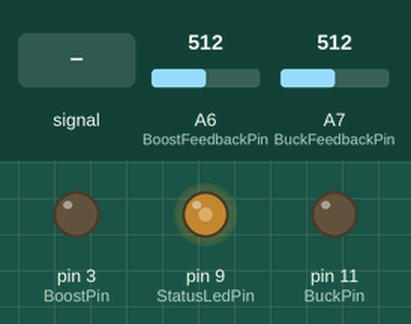
This program was run on a simulated Arduino Nano, built with avr-gcc and run on an emulated ATmega328P. Shown: output pins drawn as LEDs (lit = HIGH). The test bench sets the inputs (shaded band); at power-on: A6 (BoostFeedbackPin) = 512, A7 (BuckFeedbackPin) = 512.

Above: at 0.1 s.
At 1.7 s:
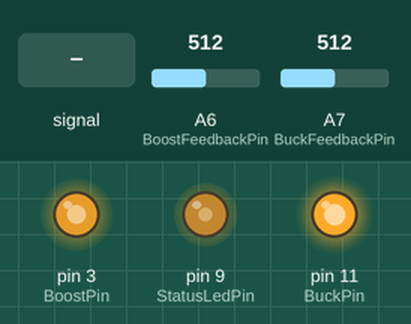
1.8 s: A6 (BoostFeedbackPin) fed a 200 Hz sine of ±460 counts around its level
4.8 s: A6 (BoostFeedbackPin) set to 550
6.3 s: A6 (BoostFeedbackPin) set to 576
At 7.5 s:
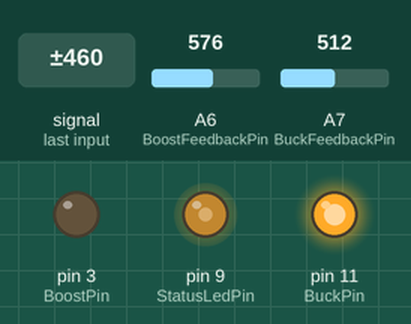
7.8 s: A7 (BuckFeedbackPin) set to 499
Timing chart, 0 to 7.8 s (numbered marks = the images above; inputs shaded):
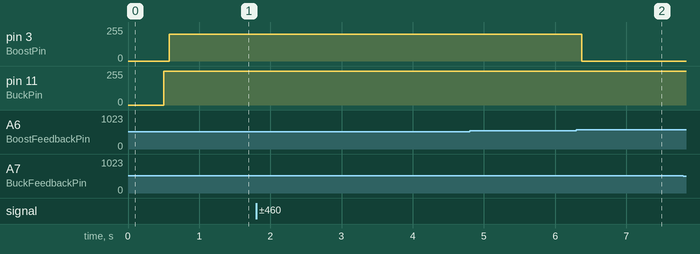

The program:

main.cpp
```cpp
/*
 * This is the sketch for the ATMega328P MCU or the Arduino Nano of the d-diot-board-4B
 */

#include <Arduino.h>

// ########################### CONFIG ##########################################

// General definitions
#define ENABLE_STATUS_LED //Uncomment to enable the status LED
//#define DEBUG             //Uncomment to enable the debug messages in the serial output
//#define BB_DEBUG          //Uncomment to enable the buck and boost debug messages in the serial output
//#define DEBUG_DELAY 500   //Uncomment to slow down the code speed in debug mode

// Status LED brightness (0-255)
#ifdef ENABLE_STATUS_LED
int StautsLedBrightness = 120;
#endif

// Boost Converter parameters
int BoostTargetVoltage = 11000; //Desired output voltage of the boost converter (Millivolts)
long BoostR1 = 10000;           //R1 value in Ohm (feedback circuit)
long BoostR2 = 3300;            //R2 value in Ohm (feedback circuit)
int BoostPwm = 0;               //Initial value of boost PWM (0 = off)
int BoostMaxVoltage = 20000;    //Maximum voltage allowed by the circuit design (Millivolts)
int BoostMaxPwm = 200;          //Maximum PWM value (safety features)

// Buck converter parameters
int BuckTargetVoltage = 2500; //Desired output voltage of the buck converter (Millivolts)
long BuckR1 = 0;              //R1 value in Ohm (feedback circuit, 0 = no feedback circuit)
long BuckR2 = 0;              //R2 value in Ohm (feedback circuit, 0 = no feedback circuit)
int BuckPwm = 255;            //Initial value of buck PWM (255 = off)
int BuckMinVoltage = 1500;    //Minimum voltage allowed by the circuit design

// Vcc sampling frequency: 0-65535. 0 = check Vcc at every loop cycle, 10 = check every 100 loop cycles
unsigned int VccSamplingFreq = 10000;

// Power line opening delay time
unsigned long power_line_wait_time = 500; // Time to wait after opening a power line. Necessary to avoid peak of current adsorption

// ####################### END OF CONFIG ###########################################

// ########################### INIT ################################################

// PIN definition
int BoostPin = 3;          //Digital pin D3 for boost PWM signal
int BuckPin = 11;          //Digital pin D11 for buck PWM signal
int PowerlinePin = 4;      //Pin that controls the buck and oost converter power line
int StatusLedPin = 9;      //Pin that control the status LED
int BoostFeedbackPin = A6; //The boost feedback input is A6 (pin 20)
int BuckFeedbackPin = A7;  //The buck feedback input is A7 (pin 21)

long Vcc;
bool PowerlineStatus;
long BoostAcutalVoltage;
long BuckAcutalVoltage;
unsigned int LoopCounter = 0;

// ########################## END OF INIT ##########################################

// ########################### CUSTOM FUNCTIONS ####################################

long readVcc()
{
// Read 1.1V reference against AVcc
// set the reference to Vcc and the measurement to the internal 1.1V reference
#if defined(__AVR_ATmega32U4__) || defined(__AVR_ATmega1280__) || defined(__AVR_ATmega2560__)
  ADMUX = _BV(REFS0) | _BV(MUX4) | _BV(MUX3) | _BV(MUX2) | _BV(MUX1);
#elif defined(__AVR_ATtiny24__) || defined(__AVR_ATtiny44__) || defined(__AVR_ATtiny84__)
  ADMUX = _BV(MUX5) | _BV(MUX0);
#elif defined(__AVR_ATtiny25__) || defined(__AVR_ATtiny45__) || defined(__AVR_ATtiny85__)
  ADMUX = _BV(MUX3) | _BV(MUX2);
#else
  ADMUX = _BV(REFS0) | _BV(MUX3) | _BV(MUX2) | _BV(MUX1);
#endif

  delay(2);            // Wait for Vref to settle
  ADCSRA |= _BV(ADSC); // Start conversion
  while (bit_is_set(ADCSRA, ADSC))
    ; // measuring

  uint8_t low = ADCL;  // must read ADCL first - it then locks ADCH
  uint8_t high = ADCH; // unlocks both

  long result = (high << 8) | low;

  result = 1125300L / result; // Calculate Vcc (in mV); 1125300 = 1.1*1023*1000
  return result;              // Vcc in millivolts
}

long read_voltage(int PinNumber, long R1, long R2)
{
  long vout = analogRead(PinNumber) * Vcc / 1023;
  if (R1 > 0 && R2 > 0)
  {
    vout = vout * (R1 + R2) / R2;
  }
#ifdef BB_DEBUG
  Serial.print("Vout: ");
  Serial.print(vout);
  Serial.println(" mV");
#endif
  return vout;
}

void check_power_line_status()
{
  PowerlineStatus = !digitalRead(PowerlinePin);
#ifdef DEBUG
  Serial.print("Power line status: ");
  Serial.println(PowerlineStatus);
#endif
}

void open_power_line()
{
  digitalWrite(PowerlinePin, LOW);
  PowerlineStatus = true;
  delay(power_line_wait_time);
#ifdef DEBUG
  Serial.println("Boost power line opened");
#endif
}

void close_power_line()
{
  digitalWrite(PowerlinePin, HIGH);
  PowerlineStatus = false;
  delay(power_line_wait_time);
#ifdef DEBUG
  Serial.println("Boost power line opened");
#endif
}

void update_boost_converter()
{
  //If the target value is HIGHER than the real value, we increase PWM width
#ifdef BB_DEBUG
  Serial.println("Boost converter");
#endif
  if (BoostTargetVoltage > BoostMaxVoltage || !PowerlineStatus)
  {
    BoostPwm = 0;
    digitalWrite(BoostPin, LOW);
#ifdef BB_DEBUG
    Serial.println("Target voltage to high or power line off: shutdown!");
#endif
    return;
  }
  BoostAcutalVoltage = read_voltage(BoostFeedbackPin, BoostR1, BoostR2);
  if (BoostTargetVoltage > BoostAcutalVoltage)
  {
    BoostPwm = BoostPwm + 1;
    BoostPwm = constrain(BoostPwm, 0, BoostMaxPwm);
  }
  else if (BoostTargetVoltage < BoostAcutalVoltage)
  {
    BoostPwm = BoostPwm - 1;
    BoostPwm = constrain(BoostPwm, 0, BoostMaxPwm);
  }
#ifdef BB_DEBUG
  Serial.print("PWM: ");
  Serial.println(BoostPwm);
#endif
  analogWrite(BoostPin, BoostPwm);
}

void update_buck_converter()
{
  //If the target value is HIGHER than the real value, we decrease PWM width (p-mos, reverse logic)
#ifdef BB_DEBUG
  Serial.println("Buck converter");
#endif
  if (BuckTargetVoltage < BuckMinVoltage || !PowerlineStatus)
  {
    BuckPwm = 255;
    digitalWrite(BuckPin, HIGH);
#ifdef BB_DEBUG
    Serial.println("Target voltage to low or power line off: shutdown!");
#endif
    return;
  }
  BuckAcutalVoltage = read_voltage(BuckFeedbackPin, BuckR1, BuckR2);
  if (BuckTargetVoltage > BuckAcutalVoltage)
  {
    BuckPwm = BuckPwm - 1;
    BuckPwm = constrain(BuckPwm, 0, 255);
  }
  else if (BuckTargetVoltage < BuckAcutalVoltage)
  {
    BuckPwm = BuckPwm + 1;
    BuckPwm = constrain(BuckPwm, 0, 255);
  }
#ifdef BB_DEBUG
  Serial.print("PWM: ");
  Serial.println(BuckPwm);
#endif
  analogWrite(BuckPin, BuckPwm);
}

// ########################### END OF CUSTOM FUNCTIONS #################################

// ##################################### SETUP #########################################

void setup()
{
  pinMode(BuckFeedbackPin, INPUT);
  pinMode(BoostFeedbackPin, INPUT);
  pinMode(BoostPin, OUTPUT);
  pinMode(BuckPin, OUTPUT);
  pinMode(StatusLedPin, OUTPUT);
  pinMode(PowerlinePin, OUTPUT);
  // Status LED
#ifdef ENABLE_STATUS_LED
  analogWrite(StatusLedPin, StautsLedBrightness);
#endif
#ifndef ENABLE_STATUS_LED
  digitalWrite(StatusLedPin, LOW);
#endif
// Serial initialization
#ifdef DEBUG
  // initialize serial communication at 9600 bits per second:
  Serial.begin(9600);
#endif
  // Power line opening
  open_power_line();
  // pin 3 and 11 PWM frequency of 31372.55 Hz
  TCCR2B = TCCR2B & B11111000 | B00000001;
  // Initialize Buck and Boost converter
  analogWrite(BoostPin, BoostPwm);
  analogWrite(BuckPin, BuckPwm);
  // Vcc read
  Vcc = readVcc();
#ifdef DEBUG
  Serial.print("Vcc: ");
  Serial.print(Vcc);
  Serial.println(" mV");
#endif
}

// ##################################### END OF SETUP #####################################

// ##################################### LOOP #############################################

void loop()
{
  // Check Vcc if needed
  LoopCounter++;
  if (LoopCounter >= VccSamplingFreq)
  {
    Vcc = readVcc();
#ifdef DEBUG
    Serial.print("Loop Number: ");
    Serial.print(LoopCounter);
    Serial.print(". Reading Vcc... ");
    Serial.print(Vcc);
    Serial.println(" mV");
#endif
    LoopCounter = 0;
  }
  // Check boost and boost converter Vout and update PWM if necessary
  update_boost_converter();
  update_buck_converter();
#ifdef DEBUG_DELAY
  delay(DEBUG_DELAY);
#endif
}
```

Sleep_n0m1.cpp
```cpp
// (licence header left out)
#include "Sleep_n0m1.h"

Sleep* Sleep::pSleep = 0;

Sleep::Sleep()
{
	pSleep = this;	//the ptr points to this object
	timeSleep = 0;  // total time due to sleep
	calibv = 1.0; // ratio of real clock with WDT clock
	byte isrcalled = 0;  // WDT vector flag
	sleepCycleCount = 0;
	sleepCycleInterval = 100;

}

/********************************************************************
*
*	setSleepMode
*
********************************************************************/
void Sleep::setSleepMode(int mode)
{
  sleepMode_ = mode;
}


/********************************************************************
*
*	calibrateTime
*
********************************************************************/
void Sleep::calibrateTime(unsigned long sleepTime, boolean &abortCycle) {
  // timer0 continues to run in idle sleep mode
  set_sleep_mode(SLEEP_MODE_IDLE);
  long tt1=millis();
  sleepWDT(sleepTime,abortCycle);
  long tt2=millis();

  calibv = (float) sleepTime/(tt2-tt1);

  //Serial.println(calibv);
}

/********************************************************************
*
*	WDTMillis
*
********************************************************************/
unsigned long Sleep::WDTMillis() {
  return millis()+timeSleep;
}

/********************************************************************
*
*	sleepInterrupt [Deprecated]
*
********************************************************************/
void Sleep::sleepInterrupt(int interrupt,int mode) {

	if(mode == FALLING || mode == LOW)
	{
	   int pin = interrupt + 2; //will fail on the mega
	   pinMode (pin, INPUT);
	   digitalWrite (pin, HIGH);
	}

	set_sleep_mode(sleepMode_);
	sleep_enable();
	attachInterrupt(interrupt,sleepHandler,mode);
	sei(); //make sure interrupts are on!
	sleep_mode();
	 //----------------------------- ZZZZZZ sleeping here----------------------
	sleep_disable(); //disable sleep, awake now
	detachInterrupt(interrupt);
}

/********************************************************************
*
*	sleepPinInterrupt
*
********************************************************************/
void Sleep::sleepPinInterrupt(int interruptPin,int mode) {

	int intNum = digitalPinToInterrupt(interruptPin);

	if(mode == FALLING || mode == LOW)
	{
	   pinMode (interruptPin, INPUT);
	   digitalWrite (interruptPin, HIGH);
	}

	set_sleep_mode(sleepMode_);
	sleep_enable();
	attachInterrupt(intNum,sleepHandler,mode);
	sei(); //make sure interrupts are on!
	sleep_mode();
	 //----------------------------- ZZZZZZ sleeping here----------------------
	sleep_disable(); //disable sleep, awake now
	detachInterrupt(intNum);
}


/********************************************************************
*
*	sleepDelay
*
********************************************************************/
void Sleep::sleepDelay(unsigned long sleepTime){

	boolean abortCycle = false;

	sleepDelay(sleepTime,abortCycle);
}

/********************************************************************
*
*	sleepDelay
*
********************************************************************/
void Sleep::sleepDelay(unsigned long sleepTime, boolean &abortCycle) {
  ADCSRA &= ~(1<<ADEN);  // adc off
   // PRR = 0xEF; // modules off

  ++sleepCycleCount;
  sleepCycleCount = sleepCycleCount % sleepCycleInterval; //recalibrate every interval cycles
  if(sleepCycleCount == 1)
  {
	calibrateTime(sleepTime,abortCycle);
  }
  else
  {
  	set_sleep_mode(sleepMode_);
  	int trem = sleepWDT(sleepTime*calibv,abortCycle);
  	timeSleep += (sleepTime-trem);
  }
  // PRR = 0x00; //modules on
 ADCSRA |= (1<<ADEN);  // adc on
}


/********************************************************************
*
*	sleepWDT
*
********************************************************************/
int Sleep::sleepWDT(unsigned long remainTime, boolean &abortCycle) {

   #if defined(WDP3)
 	 byte WDTps = 9;  // WDT Prescaler value, 9 = 8192ms
   #else
 	 byte WDTps = 7;  // WDT Prescaler value, 7 = 2048ms
   #endif

  isrcalled = 0;
  sleep_enable();
  while(remainTime > 0) {
    //work out next prescale unit to use
    while ((0x10<<WDTps) > remainTime && WDTps > 0) {
      WDTps--;
    }
    // send prescaler mask to WDT_On
    WDT_On((WDTps & 0x08 ? (1<<WDP3) : 0x00) | (WDTps & 0x07));
    isrcalled=0;
    while (isrcalled==0 && abortCycle == false) {

	  #if defined(__AVR_ATmega328P__)
      // turn bod off
      MCUCR |= (1<<BODS) | (1<<BODSE);
      MCUCR &= ~(1<<BODSE);  // must be done right before sleep
      #endif
      sleep_cpu();  // sleep here
    }
    // calculate remaining time
    remainTime -= (0x10<<WDTps);
	if ((long) remainTime < 0 ) {remainTime = 0;} //check for unsigned underflow, by converting to signed

  }
  sleep_disable();
  return remainTime;
}


/********************************************************************
*
*	WDT_On
*
********************************************************************/
void Sleep::WDT_On(byte psMask)
{
  // prepare timed sequence first
  byte ps = (psMask | (1<<WDIE)) & ~(1<<WDE);
  cli();
  wdt_reset();
  /* Clear WDRF in MCUSR */
  MCUSR &= ~(1<<WDRF);
  // start timed sequence
  WDTCSR |= (1<<WDCE) | (1<<WDE);
  // set new watchdog timeout value
  WDTCSR = ps;
  sei();
}

/********************************************************************
*
*	WDT_Off
*
********************************************************************/
void Sleep::WDT_Off() {
  cli();
  wdt_reset();
  /* Clear WDRF in MCUSR */
  MCUSR &= ~(1<<WDRF);
  /* Write logical one to WDCE and WDE */
  /* Keep old prescaler setting to prevent unintentional time-out */
  WDTCSR |= (1<<WDCE) | (1<<WDE);
  /* Turn off WDT */
  WDTCSR = 0x00;
  sei();
}

/********************************************************************
*
*	sleepHandler ISR
*
********************************************************************/
void sleepHandler(void)
{


}

/********************************************************************
*
*	WDT ISR
*
********************************************************************/
ISR(WDT_vect) {
  Sleep::pSleep->WDT_Off();
  Sleep::pSleep->isrcalled=1;
}
```

Source omitted: Sleep_n0m1.h (6640 bytes)

Measured:
- the behaviour switches between 558 and 559 on A6 (BoostFeedbackPin) (found by bisection; images 1 and 2)
- after the input at 6.3 s, pin 3 (BoostPin): 200/255 → 0/255 after 0.08 s
